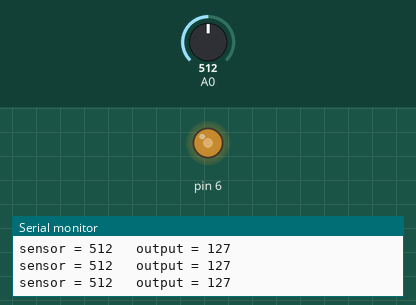
This sketch was run on a simulated Arduino Uno, built with avr-gcc and run on an emulated ATmega328P. Parts: output pins drawn as LEDs (lit = HIGH), the last lines printed to the serial monitor. The test bench sets the inputs (shaded band); at power-on: A0 = 512.

Above: at 1.2 s.
1.3 s: A0 set to 413
At 2.6 s:
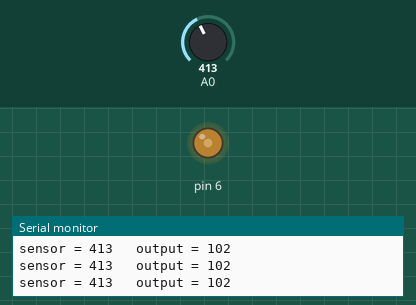
4.3 s: A0 set to 384
At 4.8 s:
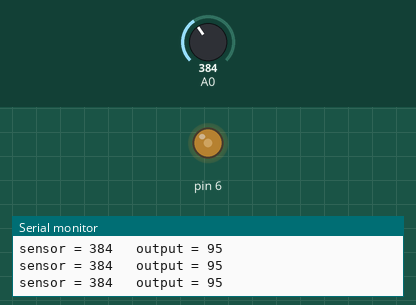
7.3 s: A0 set to 716
At 8.5 s:
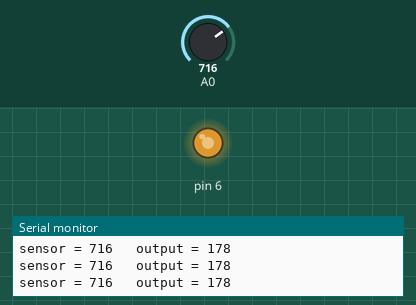
8.8 s: A0 set to 986
At 10.0 s:
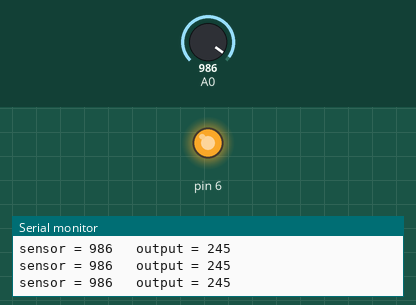
10.3 s: A0 set to 1006
At 10.8 s:
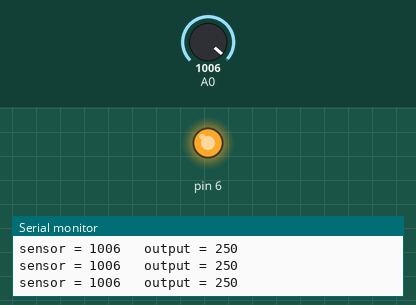
13.3 s: A0 set to 0
At 14.7 s:
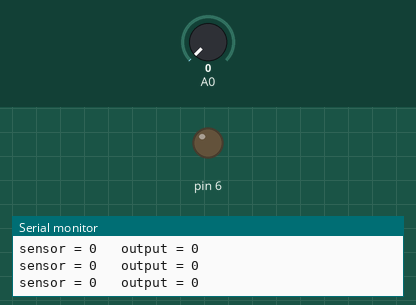
Timing chart, 0 to 15.8 s (numbered marks = the images above; inputs shaded):
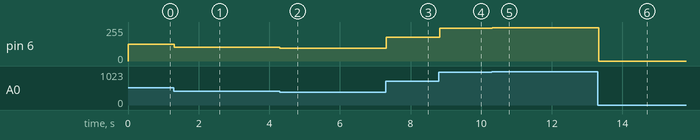

The sketch:

ex02.ino
```cpp
int sensorValue = 0;

int outputValue = 0;

void setup()
{
  pinMode(A0, INPUT);
  pinMode(6, OUTPUT);
  Serial.begin(9600);
}

void loop()
{
  // read the analog in value:
  sensorValue = analogRead(A0);
  // map it to the range of the analog out:
  outputValue = map(sensorValue, 0, 1023, 0, 255);
  // change the analog out value:
  analogWrite(6, outputValue);

  Serial.print("sensor = ");
  Serial.print(sensorValue);
  Serial.print("\t output = ");
  Serial.println(outputValue);

  delay(2); // Wait for 2 millisecond(s)
}
```

Measured:
- after the input at 1.3 s, pin 6: 127/255 → 102/255 at once
- after the input at 4.3 s, pin 6: 102/255 → 95/255 at once
- after the input at 7.3 s, pin 6: 95/255 → 178/255 at once
- after the input at 8.8 s, pin 6: 178/255 → 245/255 at once
- after the input at 10.3 s, pin 6: 245/255 → 250/255 at once
- after the input at 13.3 s, pin 6: 250/255 → 0/255 at once
